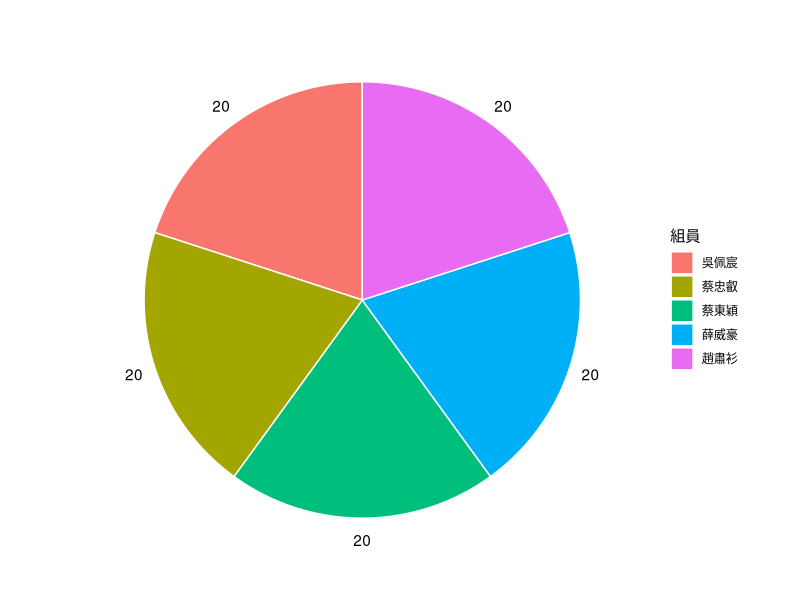

Reproduce this figure in R.
## ---- chunk 1
knitr::opts_chunk$set(echo = TRUE)
library(ggplot2)
library(readxl)
## ---- chunk 2
type<-c('蔡東穎','薛威豪','吳佩宸','蔡忠叡','趙肅衫')

nums<-c(20,20,20,20,20)

df<-data.frame(type=type,nums=nums)
p<-ggplot(df,aes(x="",y=nums,fill=type))+geom_bar(
  stat='identity',width=1,color="white")+coord_polar("y",start=0)+theme_void()+
  theme(text=element_text(family='STSongti-TC-Regular'))+geom_text(aes(x=1.6,
  label=nums),position=position_stack(vjust=0.5))+scale_fill_discrete(name="組員")
p

x_01=data.frame(Level=c("性別歧視","性騷擾防治","工作平等措施")
                , Number=c(69,38,25)
                , years=rep('94',3))
x_02=data.frame(Level=c("性別歧視","性騷擾防治","工作平等措施")
                , Number=c(80,57,28)
                , years=rep('95',3))
x_03=data.frame(Level=c("性別歧視","性騷擾防治","工作平等措施")
                , Number=c(104,43,16)
                , years=rep('96',3))
x_04=data.frame(Level=c("性別歧視","性騷擾防治","工作平等措施")
                , Number=c(55,42,56)
                , years=rep('97',3))
x_05=data.frame(Level=c("性別歧視","性騷擾防治","工作平等措施")
                , Number=c(140,80,34)
                , years=rep('98',3))
x_06=data.frame(Level=c("性別歧視","性騷擾防治","工作平等措施")
                , Number=c(135,84,51)
                , years=rep('99',3))
x_07=data.frame(Level=c("性別歧視","性騷擾防治","工作平等措施")
                , Number=c(151,115,28)
                , years=rep('100',3))
x_08=data.frame(Level=c("性別歧視","性騷擾防治","工作平等措施")
                , Number=c(207,95,58)
                , years=rep('101',3))
x_09=data.frame(Level=c("性別歧視","性騷擾防治","工作平等措施")
                , Number=c(145,103,47)
                , years=rep('102',3))
x_10=data.frame(Level=c("性別歧視","性騷擾防治","工作平等措施")
                , Number=c(194,127,68)
                , years=rep('103',3))
x_11=data.frame(Level=c("性別歧視","性騷擾防治","工作平等措施")
                , Number=c(187,156,90)
                , years=rep('104',3))
x_12=data.frame(Level=c("性別歧視","性騷擾防治","工作平等措施")
                , Number=c(218,146,119)
                , years=rep('105',3))
x_13=data.frame(Level=c("性別歧視","性騷擾防治","工作平等措施")
                , Number=c(214,146,135)
                , years=rep('106',3))
x_14=data.frame(Level=c("性別歧視","性騷擾防治","工作平等措施")
                , Number=c(201,141,118)
                , years=rep('107',3))
x_15=data.frame(Level=c("性別歧視","性騷擾防治","工作平等措施")
                , Number=c(170,153,100)
                , years=rep('108',3))
x_16=data.frame(Level=c("性別歧視","性騷擾防治","工作平等措施")
                , Number=c(137,188,89)
                , years=rep('109',3))

print(x_16)
x_bind=rbind(x_01,x_02,x_03,x_04,x_05,x_06,x_07,x_08,
             x_09,x_10,x_11,x_12,x_13,x_14,x_15,x_16)
print(x_bind)
index <- rep(1:16,each=3)
print(index)
Numbers_x <- c(as.character(x_01$Number),
               as.character(x_02$Number),
               as.character(x_03$Number),
               as.character(x_04$Number),
               as.character(x_05$Number),
               as.character(x_06$Number),
               as.character(x_07$Number),
               as.character(x_08$Number),
               as.character(x_09$Number),
               as.character(x_10$Number),
               as.character(x_11$Number),
               as.character(x_12$Number),
               as.character(x_13$Number),
               as.character(x_14$Number),
               as.character(x_15$Number),
               as.character(x_16$Number))
print(Numbers_x)
df_x <- data.frame(index,x_bind[, 1],x_bind[, 2], x_bind[, 3],Numbers_x)
print(df_x)
## ---- chunk 3

